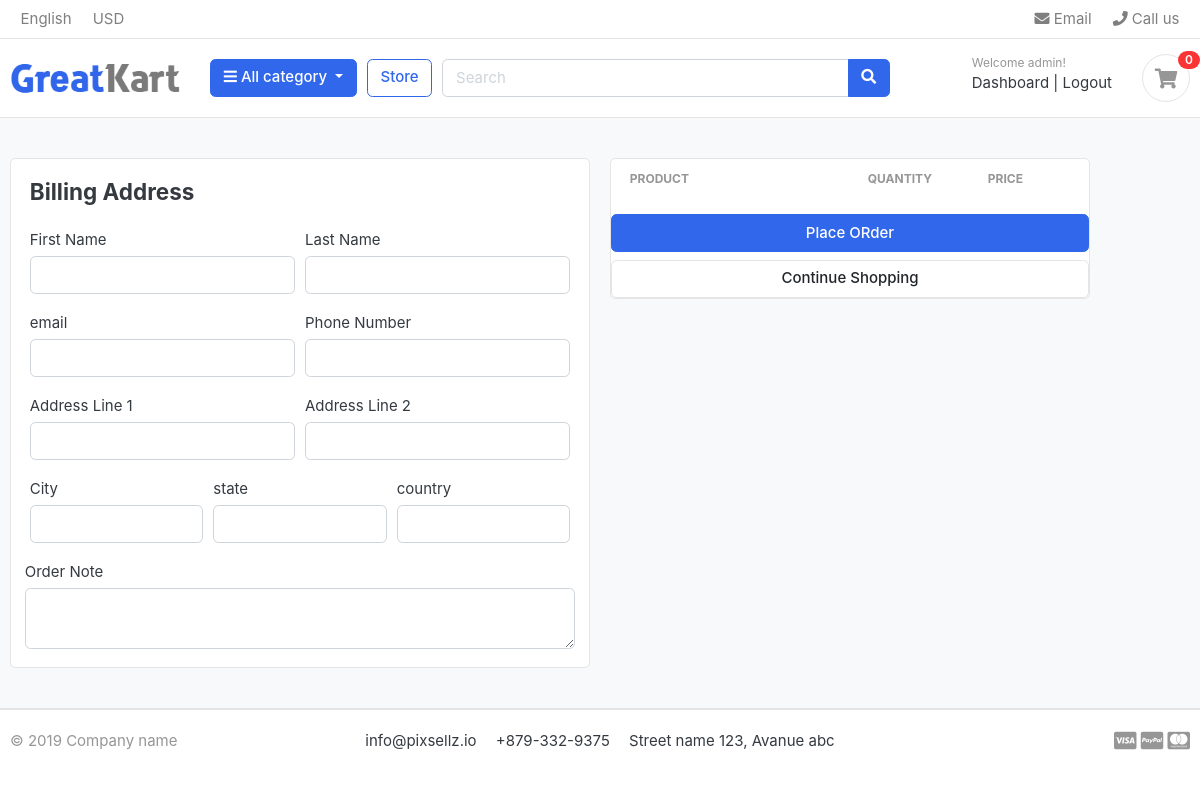
The page /cart/checkout/ (signed in) on the database as committed earlier.
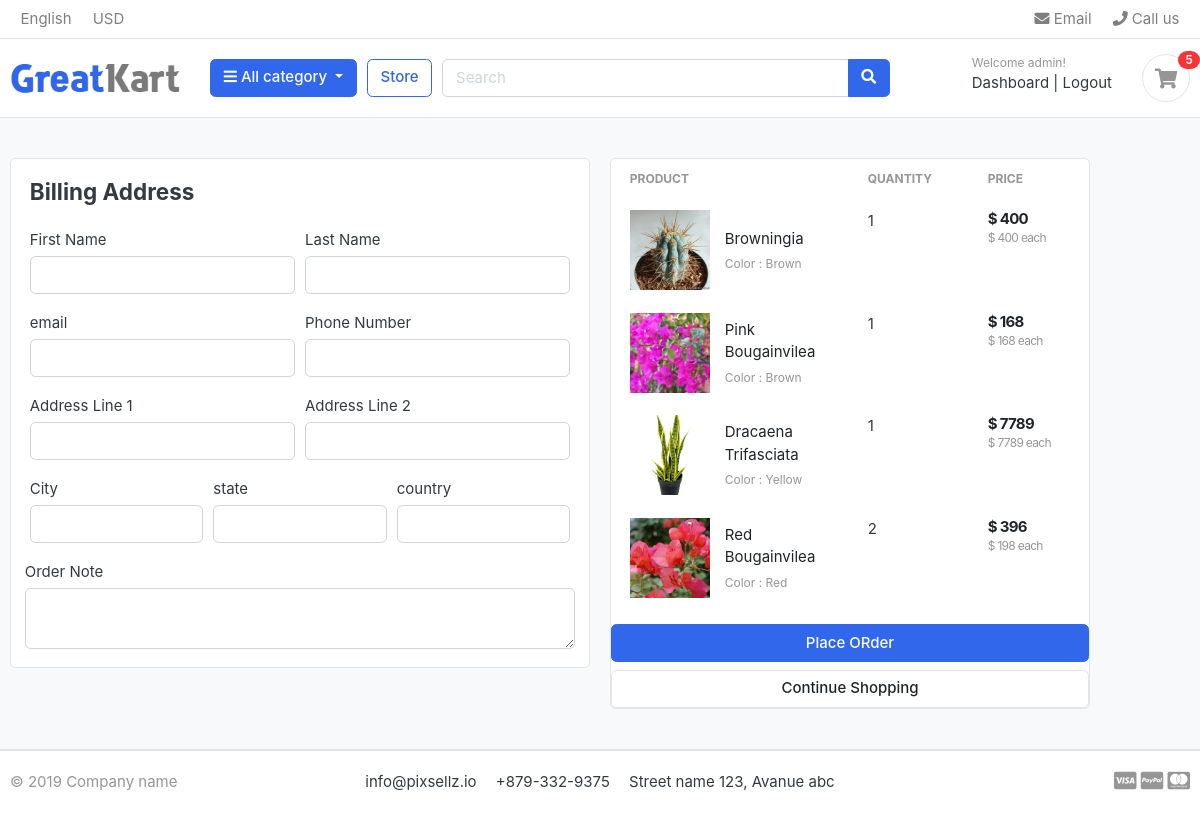
The same page on the database as committed later.
### carts/models.py (models this page shows, shortened)
class CartItem (models.Model):
    user    = models.ForeignKey(Account, on_delete=models.CASCADE, null =True)
    product =  models.ForeignKey(Product, on_delete=models.CASCADE)
    variations = models.ManyToManyField(Variation, blank=True)#many products many variations
    cart    =  models.ForeignKey(Cart, on_delete=models.CASCADE,null=True)
    quantity=  models.IntegerField()
    is_active= models.BooleanField(default=True)
    def sub_total(self):
        return self.product.price * self.quantity

### store/models.py (models this page shows, shortened)
class Product(models.Model):
    product_name    =   models.CharField(max_length=200, unique=True)
    slug            =   models.SlugField(max_length=200, unique=True)
    description     =   models.TextField(max_length=500, blank=True)
    price           =   models.IntegerField()
    images          =   models.ImageField(upload_to='photos/products')
    stock           =   models.IntegerField()
    is_available    =   models.BooleanField(default=True)
    category        =   models.ForeignKey(Category,on_delete=models.CASCADE)
    created_date    =   models.DateTimeField(auto_now_add=True)
    modified_date   =   models.DateTimeField(auto_now=True)
    def get_url(self):
        return reverse('product_detail', args=[self.category.slug, self.slug])

class Variation(models.Model):
    product                 = models.ForeignKey(Product, on_delete=models.CASCADE)
    variation_category      = models.CharField(max_length=200, choices = variation_category_choice)
    variation_value         = models.CharField(max_length=100)
    is_active               = models.BooleanField(default=True)
    created_date            = models.DateTimeField(auto_now=True)
    objects = VariationManager()

### carts/views.py (the view)
# urls.py: path('checkout/', views.checkout, name='checkout'),
@login_required(login_url='login')
def checkout(request, total=0, quantity=0, cart_items=None):
    try:
        tax=0
        grand_total=0
        if request.user.is_authenticated:
            cart_items=CartItem.objects.filter(user=request.user,is_active=True)
        else:
            cart  =  Cart.objects.get(cart_id=_cart_id(request))
            cart_items = CartItem.objects.filter(cart=cart,is_active=True)
        for cart_item in  cart_items:
            total += (cart_item.product.price * cart_item.quantity)
            quantity+= cart_item.quantity
        tax         =(2*total)/100
        grand_total  = total + tax
    except ObjectDoesNotExist:
        pass # just ignore it
    context ={
        'total'          :total,
        'quantity'      :quantity,
        'cart_items'    : cart_items,
        'tax'           : tax,
        'grand_total'   : grand_total,
    }
    return render(request, 'store/checkout.html', context)

### carts/context_processors.py (called while the page is built)
def counter(request):
    cart_count  =   0
    if 'admin' in request.path:
        return {}
    else:
        try:
            cart = Cart.objects.filter(cart_id=_cart_id(request))
            if request.user.is_authenticated:
                cart_items = CartItem.objects.all().filter(user=request.user)
            else:
                cart_items= CartItem.objects.all().filter(cart=cart[:1])
            for cart_item in cart_items:
                cart_count+= cart_item.quantity
        except Cart.DoesNotExist:
            cart_count=0
    return dict(cart_count=cart_count)

### carts/views.py (called while the page is built)
def _cart_id (request):
    cart   =   request.session.session_key
    if not cart:
        cart  =  request.session.create()
    return cart

### category/context_processors.py (called while the page is built)
def menu_links(request):
    links=Category.objects.all()
    return dict(links=links)

### category/models.py (called while the page is built)
    def get_url(self):
        return reverse('products_by_category', args=[self.slug])

### templates/store/checkout.html (shortened to what the changed rows need)
                        {% extends 'base.html' %}
                        {%load static%}
                        {%block content%}
                        <section class="section-content padding-y bg">
                            <div class="container">
                            <div class="row">
                                            <aside class="col-lg-5">
                                                <div class="card">
                                                    <table class="table table-borderless table-shopping-cart">
                                                        <thead class="text-muted">
                                                            <tr class="small text-uppercase">
                                                                <th scope="col">Product</th>
                                                                <th scope="col" width="120">Quantity</th>
                                                                <th scope="col" width="120">Price</th>
                                                            </tr>
                                                        </thead>
                                                        <tbody>
                                                            {% for cart_item in cart_items %}
                                                            <tr>
                                                            <td>
                                                                    <figure class="itemside align-items-center">
                                                                        <div class="aside">
                                                                            <img src="{{ cart_item.product.images.url }}" class="img-sm">
                                                                        </div>
                                                                        <figcaption class="info">
                                                                            <a href="{{  cart_item.product.get_url }}" class="title text-dark">{{cart_item.product.product_name }}</a>
                                                                            <p class="text-muted small">
                                                                                {% if cart_item.variations.all %}
                                                                                {% for item in cart_item.variations.all %}
                                                                                {{ item.variation_category | capfirst }}  : {{ item.variation_value | capfirst }} <br>
                                                                                {% endfor %}
                                                                                {% endif %}
                                                                            </p>
                                                                        </figcaption>
                                                                    </figure>
                                                                </td>
                                            <td>
                                            <label for="">{{cart_item.quantity}}</label>
                                            </td>
                                            <td>
                                                <div class="price-wrap">
                                                    <var class="price">$ {{ cart_item.sub_total }}</var>
                                                    <small class="text-muted"> $ {{ cart_item.product.price }} each </small>
                                                </div>
                                            </td>
                                            </tr>
                                                {%endfor%}
                                            </tbody>
                                            </table>
                                    </div>
                                    </div>
                            </div>
                            </section>
                            {% endblock %}

### templates/includes/navbar.html (shortened to what this page needs)
{% load static %}
<header class="section-header">
    <nav class="navbar p-md-0 navbar-expand-sm navbar-light border-bottom">
    <div class="container">
      <div class="collapse navbar-collapse" id="navbarTop4">
        <ul class="navbar-nav mr-auto">
            <li class="nav-item dropdown">
                 <a href="#" class="nav-link">   English </a>
            </li>
            <li class="nav-item dropdown">
                <a href="#" class="nav-link"> USD </a>
            </li>
        </ul>
        <ul class="navbar-nav">
            <li><a href="#" class="nav-link"> <i class="fa fa-envelope"></i> Email </a></li>
            <li><a href="#" class="nav-link"> <i class="fa fa-phone"></i> Call us </a></li>
        </ul>
      </div>
    </div>
    </nav>
    <section class="header-main border-bottom">
        <div class="container">
    <div class="row align-items-center">
        <div class="col-lg-2 col-md-3 col-6">
            <a href="{%url 'home'%}" class="brand-wrap">
                <img class="logo" src="{% static '/images/logo.png'  %}">
            </a>
        </div>
        <div class="col-lg col-sm col-md col-6 flex-grow-0">
            <div class="category-wrap dropdown d-inline-block float-right">
                <button type="button" class="btn btn-primary dropdown-toggle" data-toggle="dropdown">
                    <i class="fa fa-bars"></i> All category
                </button>
            </div>
        </div>
        <a href="{% url 'store' %}" class="btn btn-outline-primary">Store</a>
        <div class="col-lg  col-md-6 col-sm-12 col">
            <form action="#" class="search">
                <div class="input-group w-100">
                    <input type="text" class="form-control" style="width:60%;" placeholder="Search">
                    <div class="input-group-append">
                      <button class="btn btn-primary" type="submit">
                        <i class="fa fa-search"></i>
                      </button>
                    </div>
                </div>
            </form>
        </div>
        <div class="col-lg-3 col-sm-6 col-8 order-2 order-lg-3">
                    <div class="d-flex justify-content-end mb-3 mb-lg-0">
                       {%if user.id is None %}
                        <div class="widget-header">
                            <small class="title text-muted">Welcome guest!</small>
                            <div>
                                <a href="{% url 'login' %}">Sign in</a> <span class="dark-transp"> | </span>
                                <a href="{% url 'register' %}"> Register</a>
                            </div>
                        </div>
                        {% else %}
                        <div class="widget-header">
                            <small class="title text-muted">Welcome {{user.first_name}}!</small>
                            <div>
                                <a href="{% url 'dashboard' %}">Dashboard</a> <span class="dark-transp"> | </span>
                                <a href="{% url 'logout' %}"> Logout</a>
                            </div>
                        </div>
                        {% endif %}
                        <a href="{% url 'cart' %}" class="widget-header pl-3 ml-3">
                            <div class="icon icon-sm rounded-circle border"><i class="fa fa-shopping-cart"></i></div>
                            <span class="badge badge-pill badge-danger notify">{{cart_count}}</span>
                        </a>
                    </div>
                </div>
    </div>
        </div>
    </section>
    </header>

Rows that differ between the two databases and show on the page:
added CartItem: product.images (picture), product.product_name "Browningia", quantity "1", sub_total "400", product.price "400"
now on this page (row unchanged): Variation: variation_category "Color", variation_value "Brown", shown under "Browningia"
added CartItem: product.images (picture), product.product_name "Pink Bougainvilea", quantity "1", sub_total "168", product.price "168"
now on this page (row unchanged): Variation: variation_category "Color", variation_value "Brown", shown under "Pink Bougainvilea"
added CartItem: product.images (picture), product.product_name "Dracaena Trifasciata", quantity "1", sub_total "7789", product.price "7789"
added Variation: variation_category "Color", variation_value "Yellow", shown under "Dracaena Trifasciata"
added CartItem: product.images (picture), product.product_name "Red Bougainvilea", quantity "2", sub_total "396", product.price "198"
added Variation: variation_category "Color", variation_value "Red", shown under "Red Bougainvilea"
Other text that changed with them:
{{ cart_count }}: "0" → "5"
